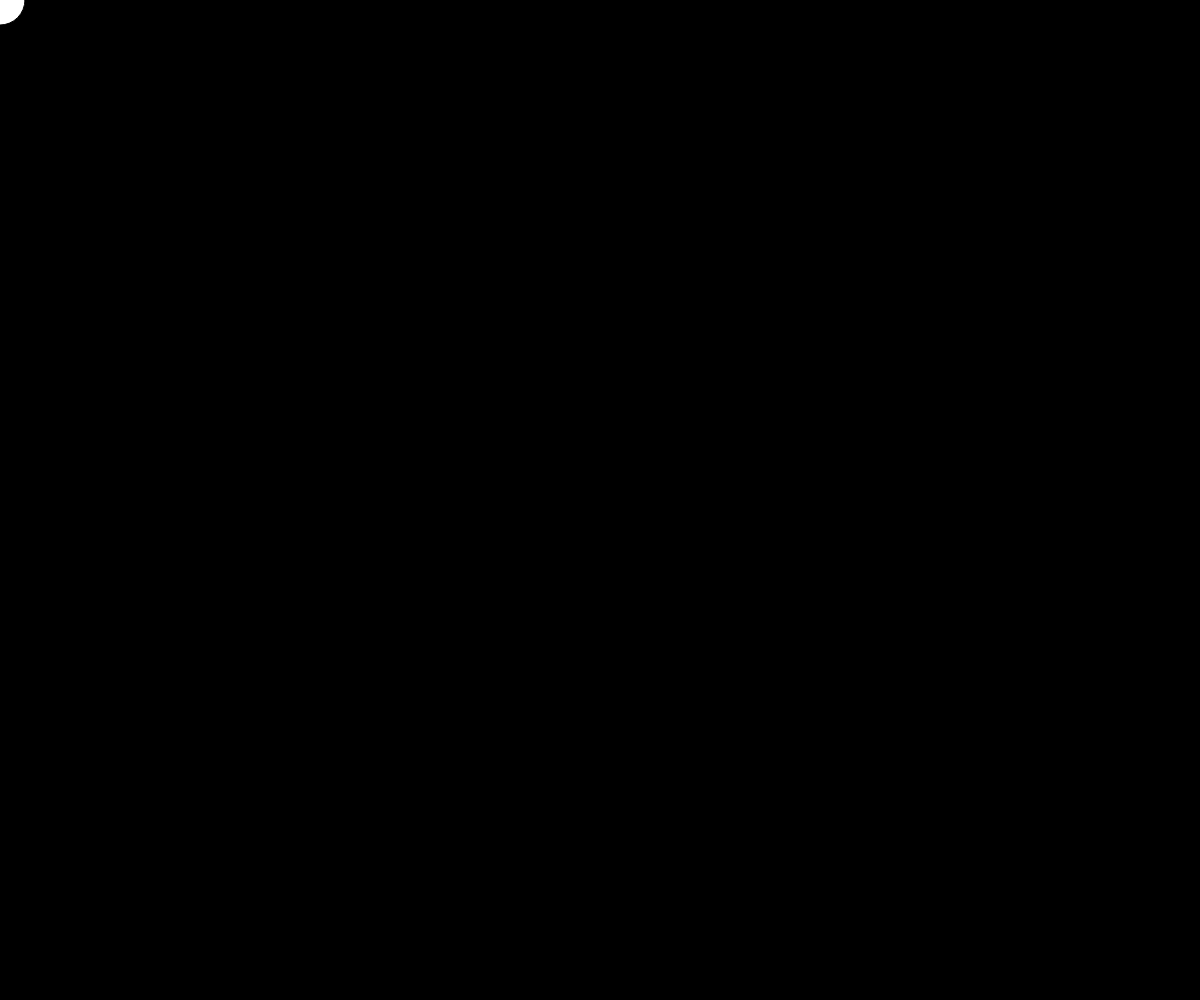
Frame 1 (no input)
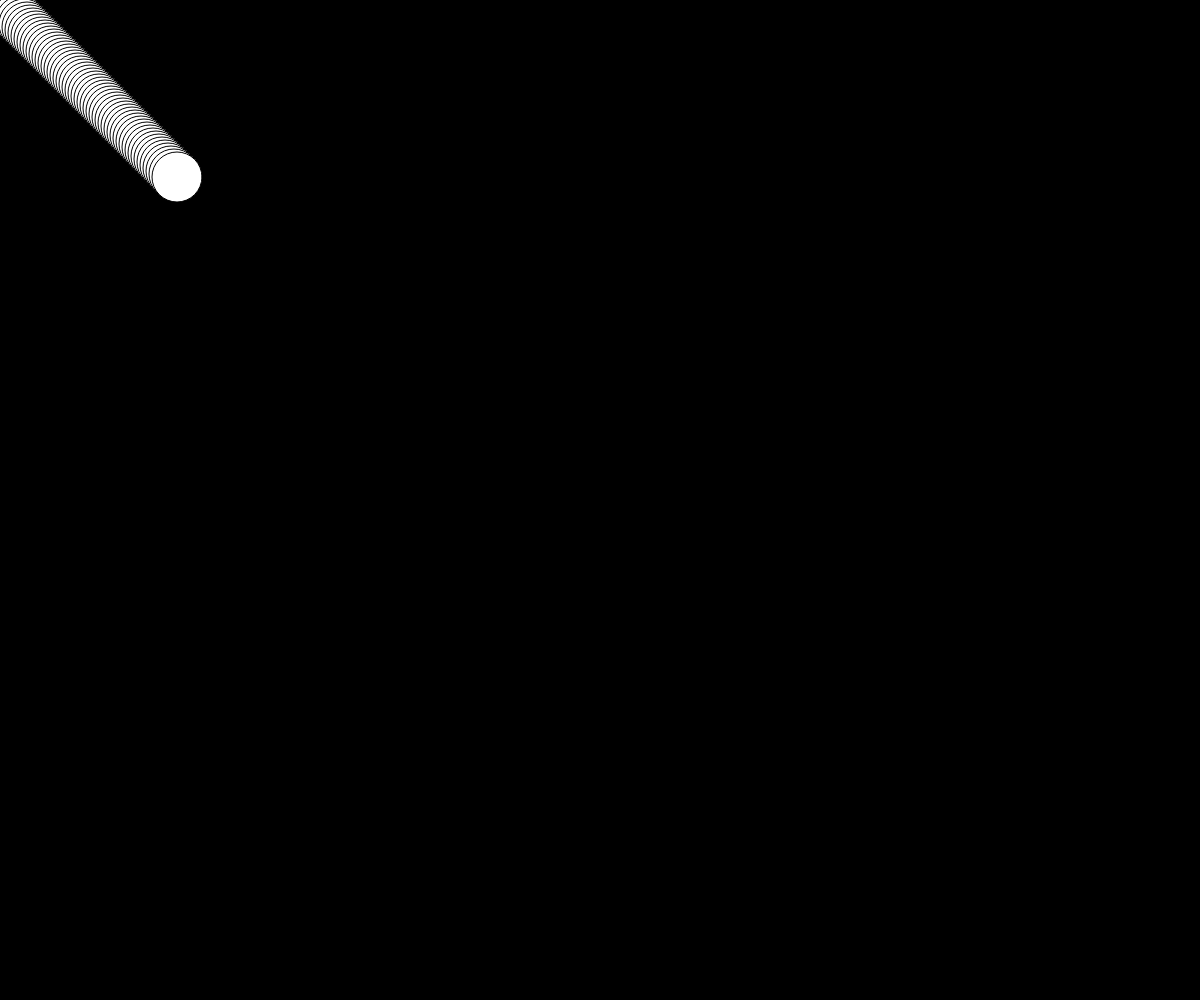
Frame 60 (no input)
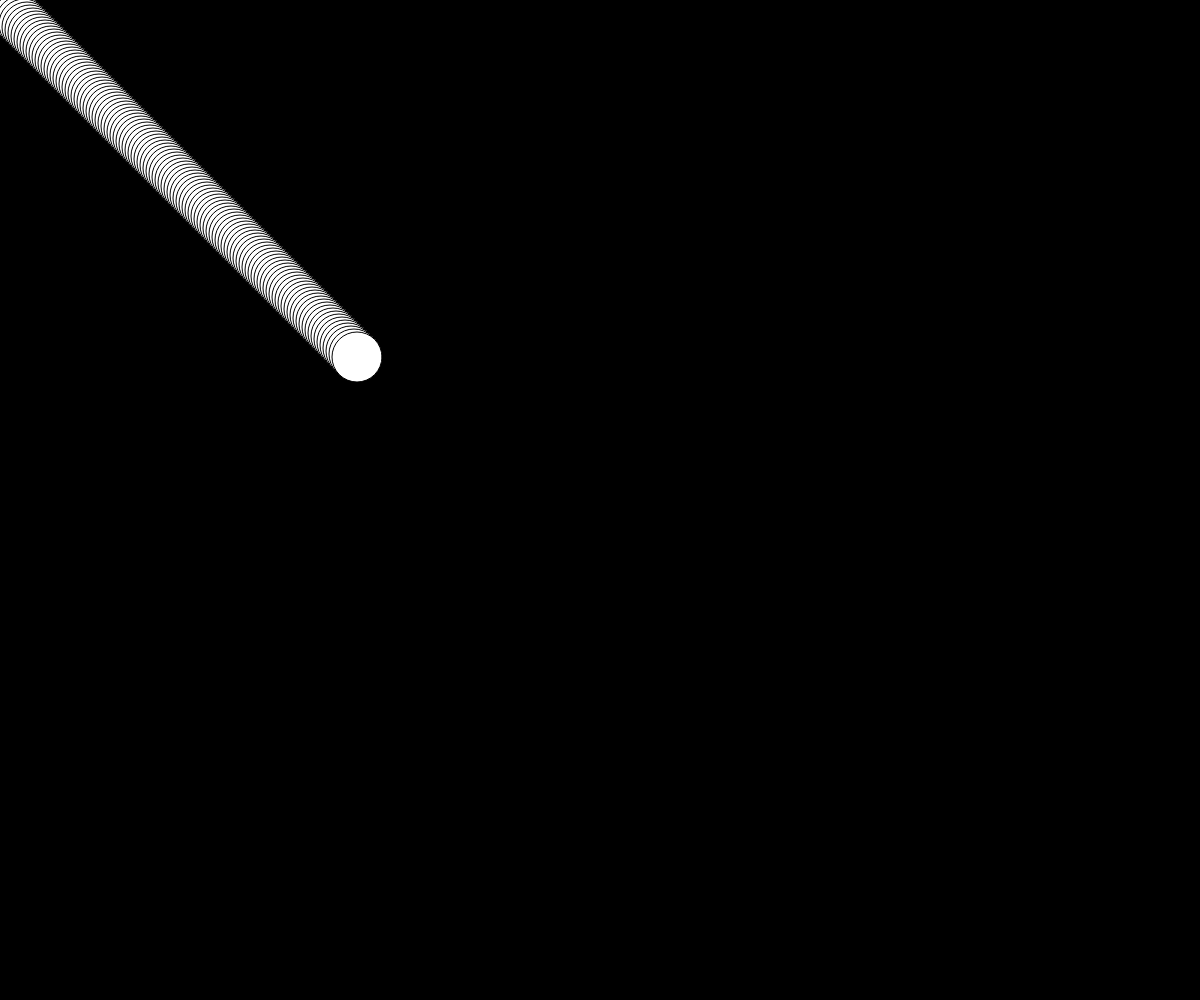
Frame 120 (the mouse pressed at the canvas centre since frame 60)

The p5.js sketch that drew these frames (run headless with seeded random() and noise() and a simulated clock; from frame 60 on, the mouse is pressed at the canvas centre):

// p5.js sketch
// ── sketch.js
var x=0;
var y=0;

var xspeed=3;
var yspeed=3;

function setup() {
  createCanvas(windowWidth, windowHeight);
  background(0);
}

function draw() {
  stroke(0);
  ellipse(x, y, 50, 50);
  
  x = x + xspeed;
  
  if(x>=width){
    xspeed =-3;
    fill (random(0, 255), random(0, 255), random(0, 255));
  }
   if(x<=0){
    xspeed=3;
    fill (random(0, 255), random(0, 255), random(0, 255));
  }
  
  y = y + yspeed;
  
  if(y>=height){
    yspeed = -3;
    fill (random(0, 255), random(0, 255), random(0, 255));
  }
   if(y<=0){
    yspeed = 3;
    fill (random(0, 255), random(0, 255), random(0, 255));
  }

}
